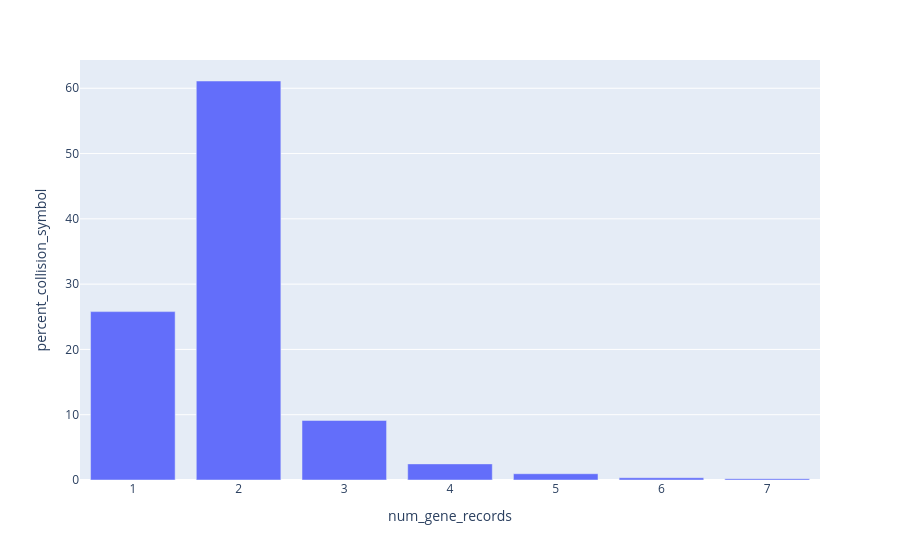

Notebook cell for this chart:
### Code cell
create_aa_collision_histogram(merged_alias_aa_collision_hgnc_df, "HGNC", hgnc_aa_collision_count)

### Figure 1 — Plotly figure (JSON) as saved in the notebook; plotly's stock layout.template omitted (floating-point values rounded to 4 significant figures)
{"data": [{"alignmentgroup": "True", "hovertemplate": "num_gene_records=%{x}<br>percent_collision_symbol=%{y}<extra></extra>", "legendgroup": "", "marker": {"color": "#636efa", "pattern": {"shape": ""}}, "name": "", "offsetgroup": "", "orientation": "v", "showlegend": false, "textposition": "auto", "type": "bar", "x": [1, 2, 3, 4, 5, 6, 7], "xaxis": "x", "y": [25.79, 61.11, 9.122, 2.469, 0.9602, 0.3429, 0.2058], "yaxis": "y"}], "layout": {"barmode": "relative", "legend": {"tracegroupgap": 0}, "margin": {"t": 60}, "xaxis": {"anchor": "y", "domain": [0, 1], "title": {"text": "num_gene_records"}}, "yaxis": {"anchor": "x", "domain": [0, 1], "title": {"text": "percent_collision_symbol"}}}}
